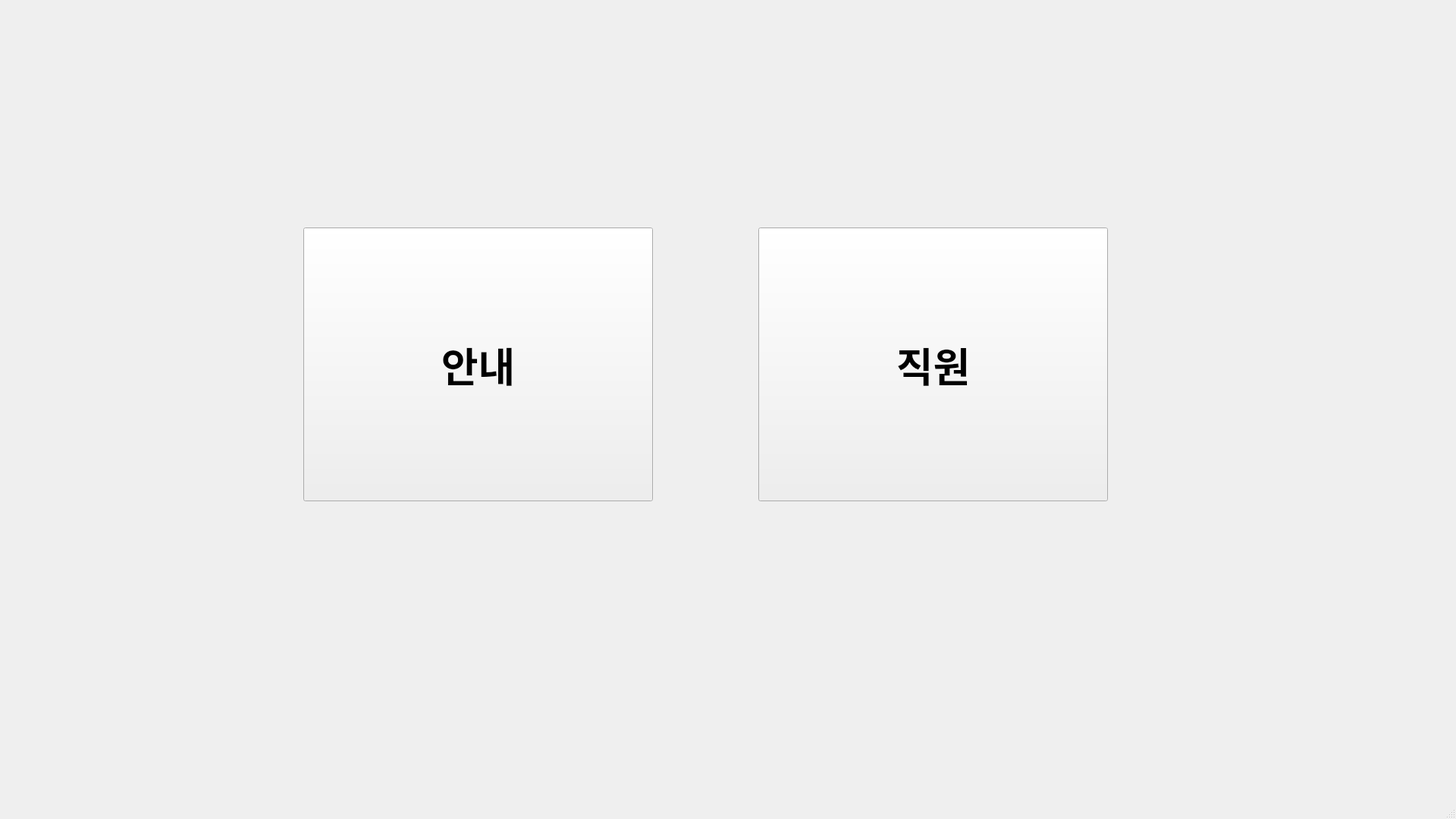
<?xml version="1.0" encoding="UTF-8"?>
<ui version="4.0">
 <class>MainWindow</class>
 <widget class="QMainWindow" name="MainWindow">
  <property name="geometry">
   <rect>
    <x>0</x>
    <y>0</y>
    <width>1920</width>
    <height>1080</height>
   </rect>
  </property>
  <property name="windowTitle">
   <string>Start Robot</string>
  </property>
  <widget class="QWidget" name="centralwidget">
   <widget class="QPushButton" name="pushButton">
    <property name="geometry">
     <rect>
      <x>400</x>
      <y>300</y>
      <width>461</width>
      <height>361</height>
     </rect>
    </property>
    <property name="font">
     <font>
      <pointsize>40</pointsize>
      <weight>75</weight>
      <bold>true</bold>
     </font>
    </property>
    <property name="text">
     <string>안내</string>
    </property>
   </widget>
   <widget class="QPushButton" name="pushButton_2">
    <property name="geometry">
     <rect>
      <x>1000</x>
      <y>300</y>
      <width>461</width>
      <height>361</height>
     </rect>
    </property>
    <property name="font">
     <font>
      <pointsize>40</pointsize>
      <weight>75</weight>
      <bold>true</bold>
     </font>
    </property>
    <property name="text">
     <string>직원</string>
    </property>
   </widget>
  </widget>
  <widget class="QStatusBar" name="statusbar"/>
 </widget>
 <resources/>
 <connections/>
</ui>
